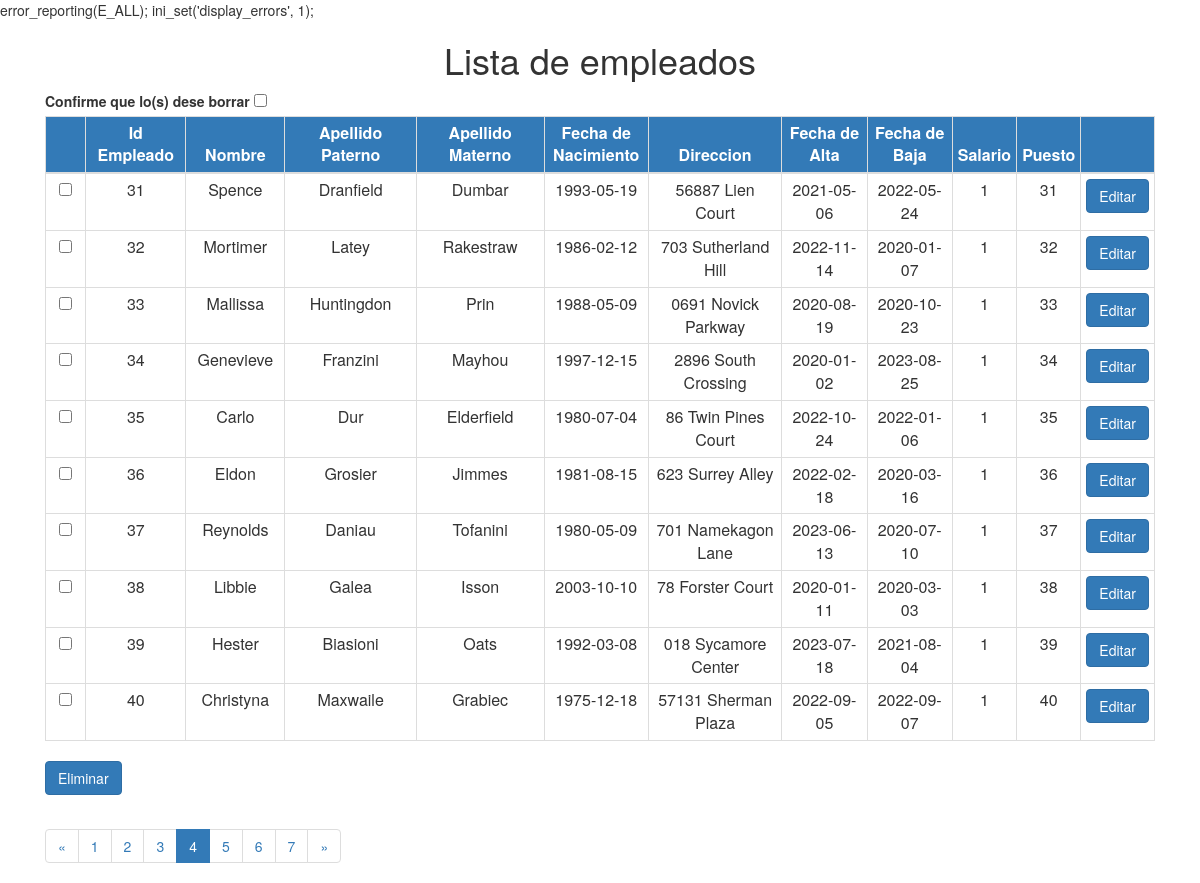
/?limit=10&page=4, run on the app's committed database.
### tables this page shows
CREATE TABLE `empleado` (
    `id` int(11) NOT NULL,
    `nombre` varchar(100) NOT NULL,
    `ap_paterno` varchar(50) NOT NULL,
    `ap_materno` varchar(50) NOT NULL,
    `fecha_nacimiento` date NOT NULL,
    `direccion` varchar(100) NOT NULL,
    `fecha_alta` date NOT NULL,
    `fecha_baja` date DEFAULT NULL,
    `salario` float NOT NULL,
    `puesto` int(11) NOT NULL
);

### index.php (the view, shortened to what this page needs)
<?php
require_once 'model/Paginar.php';
$conexion = new mysqli('localhost','root','','edbm');
$conexion->query("SET NAMES 'utf8'");
$pagina = (isset($_GET['page'])) ? $_GET['page'] : 1;
$enlaces = (isset($_GET['enlaces'])) ? $_GET['enlaces'] : 5;
$consulta = "SELECT * FROM empleado ";
$paginar = new Paginar($conexion, $consulta);
$resultados = $paginar->getDatos($pagina);
?>
<!DOCTYPE html>
<html>
<head>
<link rel="stylesheet" href="https://maxcdn.bootstrapcdn.com/bootstrap/3.3.6/css/bootstrap.min.css"
>
</head>
<body>
<div class="container">
        <div class="col-md-12 ">
            <h1 style="text-align:center">Lista de empleados</h1>
            <form method="post">
                <table class="table table-hover table-condensed table-bordered ">
                    <thead>
                        <tr style="background:#337ab7; color:white;">
                            <th width="5%"></th>
                            <th class="text-center" width="10%">Id Empleado</th>
                            <th class="text-center" width="10%">Nombre</th>
                            <th class="text-center" width="15%">Apellido Paterno</th>
                            <th class="text-center" width="15%">Apellido Materno</th>
                            <th class="text-center" width="10%" >Fecha de Nacimiento</th>
                            <th class="text-center" width="15%">Direccion</th>
                            <th class="text-center" width="10%">Fecha de Alta</th>
                            <th class="text-center" width="10%">Fecha de Baja</th>
                            <th width="10%">Salario</th>
                            <th width="10%">Puesto</th>
                            <th class="text-center" width="10%"></th>
                        </tr>
                    </thead>
                    <label for="confirm_delete">
                        Confirme que lo(s) dese borrar
                        <input type="checkbox" name="confirm_delete" id="confirm_delete">
                    </label>
                    <tbody>
                        <?php for ($i = 0; $i < count($resultados->datos); $i++): ?>
                            <tr>
                                <td class="text-center"><input type="checkbox" name="selection[]" value="<?php echo $resultados->datos[$i]['id'];?>"></td>
                                <td class="text-center"><?php echo $resultados->datos[$i]['id']; ?></td>
                                <td class="text-center"><?php echo $resultados->datos[$i]['nombre']; ?></td>
                                <td class="text-center"><?php echo $resultados->datos[$i]['ap_paterno']; ?></td>
                                <td class="text-center"><?php echo $resultados->datos[$i]['ap_materno']; ?></td>
                                <td class="text-center"><?php echo $resultados->datos[$i]['fecha_nacimiento']; ?></td>
                                <td class="text-center"><?php echo $resultados->datos[$i]['direccion']; ?></td>
                                <td class="text-center"><?php echo $resultados->datos[$i]['fecha_alta']; ?></td>
                                <td class="text-center"><?php echo $resultados->datos[$i]['fecha_baja']; ?></td>
                                <td class="text-center"><?php echo $resultados->datos[$i]['salario']; ?></td>
                                <td class="text-center"><?php echo $resultados->datos[$i]['puesto']; ?></td>
                                <td><a href="model/EditarEmpleado.php?id=<?php echo $resultados->datos[$i]['id']; ?>" class="btn btn-primary">Editar</a></td>
                            </tr>
                        <?php endfor; ?>
                    </tbody>
                </table>
                <input type="submit" name="delete" value="Eliminar" class="btn btn-primary">
            </form>
            <ul class="pagination">
                <?php echo $paginar->crearLinks($enlaces); ?>
            </ul>
        </div>
    </div>
</body>
</html>

### data on the page
empleado: id "31", nombre "Spence", ap_paterno "Dranfield", ap_materno "Dumbar", fecha_nacimiento "1993-05-19", direccion "56887 Lien Court", fecha_alta "2021-05-06", fecha_baja "2022-05-24", salario "1", puesto "31"
empleado: id "32", nombre "Mortimer", ap_paterno "Latey", ap_materno "Rakestraw", fecha_nacimiento "1986-02-12", direccion "703 Sutherland Hill", fecha_alta "2022-11-14", fecha_baja "2020-01-07", salario "1", puesto "32"
empleado: id "33", nombre "Mallissa", ap_paterno "Huntingdon", ap_materno "Prin", fecha_nacimiento "1988-05-09", direccion "0691 Novick Parkway", fecha_alta "2020-08-19", fecha_baja "2020-10-23", salario "1", puesto "33"
empleado: id "34", nombre "Genevieve", ap_paterno "Franzini", ap_materno "Mayhou", fecha_nacimiento "1997-12-15", direccion "2896 South Crossing", fecha_alta "2020-01-02", fecha_baja "2023-08-25", salario "1", puesto "34"
empleado: id "35", nombre "Carlo", ap_paterno "Dur", ap_materno "Elderfield", fecha_nacimiento "1980-07-04", direccion "86 Twin Pines Court", fecha_alta "2022-10-24", fecha_baja "2022-01-06", salario "1", puesto "35"
empleado: id "36", nombre "Eldon", ap_paterno "Grosier", ap_materno "Jimmes", fecha_nacimiento "1981-08-15", direccion "623 Surrey Alley", fecha_alta "2022-02-18", fecha_baja "2020-03-16", salario "1", puesto "36"
empleado: id "37", nombre "Reynolds", ap_paterno "Daniau", ap_materno "Tofanini", fecha_nacimiento "1980-05-09", direccion "701 Namekagon Lane", fecha_alta "2023-06-13", fecha_baja "2020-07-10", salario "1", puesto "37"
empleado: id "38", nombre "Libbie", ap_paterno "Galea", ap_materno "Isson", fecha_nacimiento "2003-10-10", direccion "78 Forster Court", fecha_alta "2020-01-11", fecha_baja "2020-03-03", salario "1", puesto "38"
empleado: id "39", nombre "Hester", ap_paterno "Biasioni", ap_materno "Oats", fecha_nacimiento "1992-03-08", direccion "018 Sycamore Center", fecha_alta "2023-07-18", fecha_baja "2021-08-04", salario "1", puesto "39"
empleado: id "40", nombre "Christyna", ap_paterno "Maxwaile", ap_materno "Grabiec", fecha_nacimiento "1975-12-18", direccion "57131 Sherman Plaza", fecha_alta "2022-09-05", fecha_baja "2022-09-07", salario "1", puesto "40"
